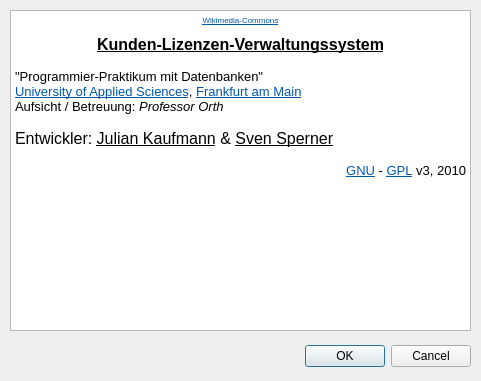
<?xml version="1.0" encoding="UTF-8"?>
<ui version="4.0">
 <class>About</class>
 <widget class="QDialog" name="About">
  <property name="geometry">
   <rect>
    <x>0</x>
    <y>0</y>
    <width>481</width>
    <height>381</height>
   </rect>
  </property>
  <property name="baseSize">
   <size>
    <width>0</width>
    <height>400</height>
   </size>
  </property>
  <property name="windowTitle">
   <string>Ueber die Entwickler</string>
  </property>
  <property name="windowIcon">
   <iconset>
    <normaloff>:/about/db_light.png</normaloff>:/about/db_light.png</iconset>
  </property>
  <widget class="QDialogButtonBox" name="buttonBox">
   <property name="geometry">
    <rect>
     <x>280</x>
     <y>340</y>
     <width>191</width>
     <height>32</height>
    </rect>
   </property>
   <property name="orientation">
    <enum>Qt::Horizontal</enum>
   </property>
   <property name="standardButtons">
    <set>QDialogButtonBox::Cancel|QDialogButtonBox::Ok</set>
   </property>
  </widget>
  <widget class="QTextBrowser" name="textBrowser">
   <property name="geometry">
    <rect>
     <x>10</x>
     <y>10</y>
     <width>461</width>
     <height>321</height>
    </rect>
   </property>
   <property name="frameShape">
    <enum>QFrame::StyledPanel</enum>
   </property>
   <property name="frameShadow">
    <enum>QFrame::Plain</enum>
   </property>
   <property name="html">
    <string>&lt;!DOCTYPE HTML PUBLIC &quot;-//W3C//DTD HTML 4.0//EN&quot; &quot;http://www.w3.org/TR/REC-html40/strict.dtd&quot;&gt;
&lt;html&gt;&lt;head&gt;&lt;meta name=&quot;qrichtext&quot; content=&quot;1&quot; /&gt;&lt;style type=&quot;text/css&quot;&gt;
p, li { white-space: pre-wrap; }
&lt;/style&gt;&lt;/head&gt;&lt;body style=&quot; font-family:'Sans'; font-size:10pt; font-weight:400; font-style:normal;&quot;&gt;
&lt;table border=&quot;0&quot; style=&quot;-qt-table-type: root; margin-top:4px; margin-bottom:4px; margin-left:4px; margin-right:4px;&quot;&gt;
&lt;tr&gt;
&lt;td style=&quot;border: none;&quot;&gt;
&lt;p align=&quot;center&quot; style=&quot; margin-top:0px; margin-bottom:0px; margin-left:0px; margin-right:0px; -qt-block-indent:0; text-indent:0px;&quot;&gt;&lt;img src=&quot;:/about/database.png&quot; /&gt;&lt;/p&gt;
&lt;p align=&quot;center&quot; style=&quot; margin-top:0px; margin-bottom:0px; margin-left:0px; margin-right:0px; -qt-block-indent:0; text-indent:0px;&quot;&gt;&lt;a href=&quot;http://upload.wikimedia.org/wikipedia/commons/4/40/Crystal_Clear_app_database.png&quot;&gt;&lt;span style=&quot; font-family:'DejaVu Sans'; font-size:6pt; text-decoration: underline; color:#0057ae;&quot;&gt;Wikimedia-Commons&lt;/span&gt;&lt;/a&gt;&lt;/p&gt;
&lt;p align=&quot;center&quot; style=&quot;-qt-paragraph-type:empty; margin-top:0px; margin-bottom:0px; margin-left:0px; margin-right:0px; -qt-block-indent:0; text-indent:0px; font-family:'DejaVu Sans'; font-size:6pt; text-decoration: underline; color:#0057ae;&quot;&gt;&lt;/p&gt;
&lt;p align=&quot;center&quot; style=&quot; margin-top:0px; margin-bottom:0px; margin-left:0px; margin-right:0px; -qt-block-indent:0; text-indent:0px;&quot;&gt;&lt;span style=&quot; font-family:'DejaVu Sans'; font-size:12pt; font-weight:600; text-decoration: underline;&quot;&gt;Kunden-Lizenzen-Verwaltungssystem&lt;/span&gt;&lt;/p&gt;
&lt;p align=&quot;justify&quot; style=&quot; margin-top:0px; margin-bottom:0px; margin-left:0px; margin-right:0px; -qt-block-indent:0; text-indent:0px;&quot;&gt;&lt;span style=&quot; font-family:'DejaVu Sans';&quot;&gt; &lt;/span&gt;&lt;/p&gt;
&lt;p align=&quot;justify&quot; style=&quot; margin-top:0px; margin-bottom:0px; margin-left:0px; margin-right:0px; -qt-block-indent:0; text-indent:0px;&quot;&gt;&lt;span style=&quot; font-family:'DejaVu Sans';&quot;&gt;&amp;quot;Programmier-Praktikum mit Datenbanken&amp;quot;&lt;/span&gt;&lt;/p&gt;
&lt;p align=&quot;justify&quot; style=&quot; margin-top:0px; margin-bottom:0px; margin-left:0px; margin-right:0px; -qt-block-indent:0; text-indent:0px;&quot;&gt;&lt;a href=&quot;http://www.fh-frankfurt.de/&quot;&gt;&lt;span style=&quot; font-family:'DejaVu Sans'; text-decoration: underline; color:#0057ae;&quot;&gt;University of Applied Sciences&lt;/span&gt;&lt;/a&gt;&lt;span style=&quot; font-family:'DejaVu Sans';&quot;&gt;, &lt;/span&gt;&lt;a href=&quot;http://www.frankfurt.de/&quot;&gt;&lt;span style=&quot; font-family:'DejaVu Sans'; text-decoration: underline; color:#0057ae;&quot;&gt;Frankfurt am Main&lt;/span&gt;&lt;/a&gt;&lt;/p&gt;
&lt;p align=&quot;justify&quot; style=&quot; margin-top:0px; margin-bottom:0px; margin-left:0px; margin-right:0px; -qt-block-indent:0; text-indent:0px;&quot;&gt;&lt;span style=&quot; font-family:'DejaVu Sans';&quot;&gt;Aufsicht / Betreuung: &lt;/span&gt;&lt;span style=&quot; font-family:'DejaVu Sans'; font-style:italic;&quot;&gt;Professor Orth&lt;/span&gt;&lt;/p&gt;
&lt;p align=&quot;justify&quot; style=&quot; margin-top:0px; margin-bottom:0px; margin-left:0px; margin-right:0px; -qt-block-indent:0; text-indent:0px;&quot;&gt;&lt;span style=&quot; font-family:'DejaVu Sans';&quot;&gt; &lt;/span&gt;&lt;/p&gt;
&lt;p align=&quot;justify&quot; style=&quot; margin-top:0px; margin-bottom:0px; margin-left:0px; margin-right:0px; -qt-block-indent:0; text-indent:0px;&quot;&gt;&lt;span style=&quot; font-family:'DejaVu Sans'; font-size:12pt;&quot;&gt;Entwickler: &lt;/span&gt;&lt;span style=&quot; font-family:'DejaVu Sans'; font-size:12pt; text-decoration: underline;&quot;&gt;Julian Kaufmann&lt;/span&gt;&lt;span style=&quot; font-family:'DejaVu Sans'; font-size:12pt;&quot;&gt; &amp;amp; &lt;/span&gt;&lt;span style=&quot; font-family:'DejaVu Sans'; font-size:12pt; text-decoration: underline;&quot;&gt;Sven Sperner&lt;/span&gt;&lt;/p&gt;
&lt;p align=&quot;justify&quot; style=&quot; margin-top:0px; margin-bottom:0px; margin-left:0px; margin-right:0px; -qt-block-indent:0; text-indent:0px;&quot;&gt;&lt;span style=&quot; font-family:'DejaVu Sans';&quot;&gt; &lt;/span&gt;&lt;/p&gt;
&lt;p align=&quot;right&quot; style=&quot; margin-top:0px; margin-bottom:0px; margin-left:0px; margin-right:0px; -qt-block-indent:0; text-indent:0px;&quot;&gt;&lt;a href=&quot;http://www.gnu.org/&quot;&gt;&lt;span style=&quot; font-family:'DejaVu Sans'; text-decoration: underline; color:#0057ae;&quot;&gt;GNU&lt;/span&gt;&lt;/a&gt;&lt;span style=&quot; font-family:'DejaVu Sans';&quot;&gt; - &lt;/span&gt;&lt;a href=&quot;http://www.gnu.org/licenses/gpl.txt&quot;&gt;&lt;span style=&quot; font-family:'DejaVu Sans'; text-decoration: underline; color:#0057ae;&quot;&gt;GPL&lt;/span&gt;&lt;/a&gt;&lt;span style=&quot; font-family:'DejaVu Sans';&quot;&gt; v3, 2010&lt;/span&gt;&lt;/p&gt;&lt;/td&gt;&lt;/tr&gt;&lt;/table&gt;&lt;/body&gt;&lt;/html&gt;</string>
   </property>
   <property name="textInteractionFlags">
    <set>Qt::LinksAccessibleByKeyboard|Qt::LinksAccessibleByMouse</set>
   </property>
   <property name="openExternalLinks">
    <bool>false</bool>
   </property>
   <property name="openLinks">
    <bool>false</bool>
   </property>
  </widget>
 </widget>
 <resources/>
 <connections>
  <connection>
   <sender>buttonBox</sender>
   <signal>accepted()</signal>
   <receiver>About</receiver>
   <slot>accept()</slot>
   <hints>
    <hint type="sourcelabel">
     <x>248</x>
     <y>254</y>
    </hint>
    <hint type="destinationlabel">
     <x>157</x>
     <y>274</y>
    </hint>
   </hints>
  </connection>
  <connection>
   <sender>buttonBox</sender>
   <signal>rejected()</signal>
   <receiver>About</receiver>
   <slot>reject()</slot>
   <hints>
    <hint type="sourcelabel">
     <x>316</x>
     <y>260</y>
    </hint>
    <hint type="destinationlabel">
     <x>286</x>
     <y>274</y>
    </hint>
   </hints>
  </connection>
 </connections>
</ui>
